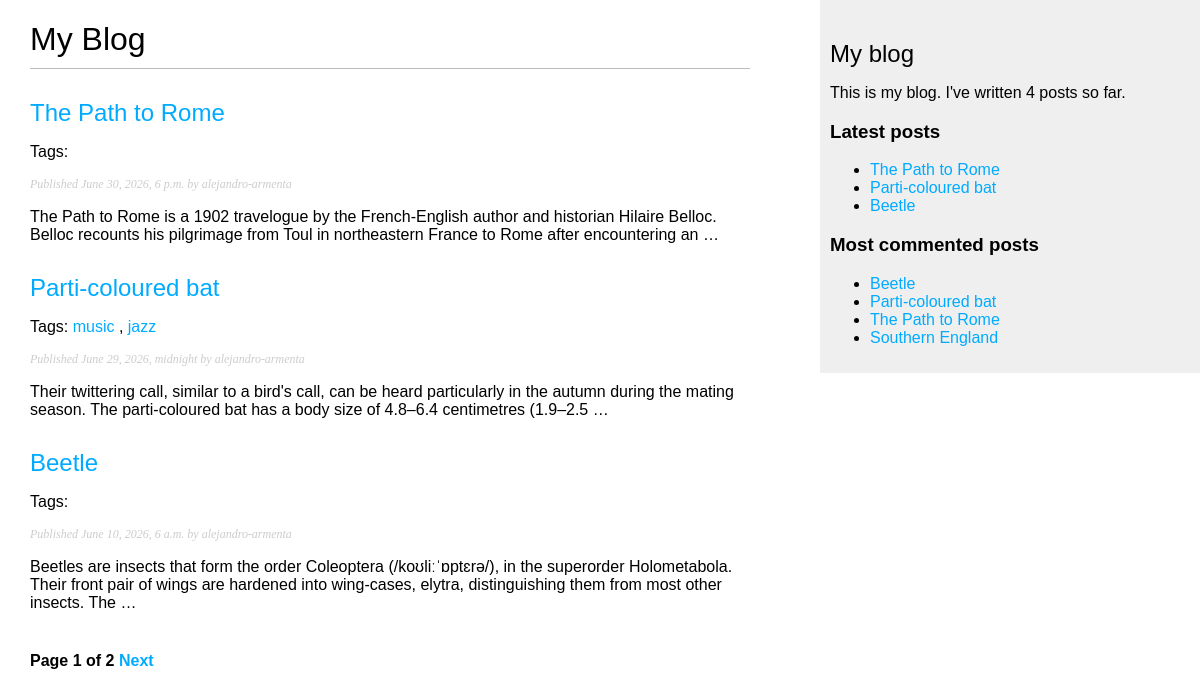
The page /blog/ on the database as committed earlier.
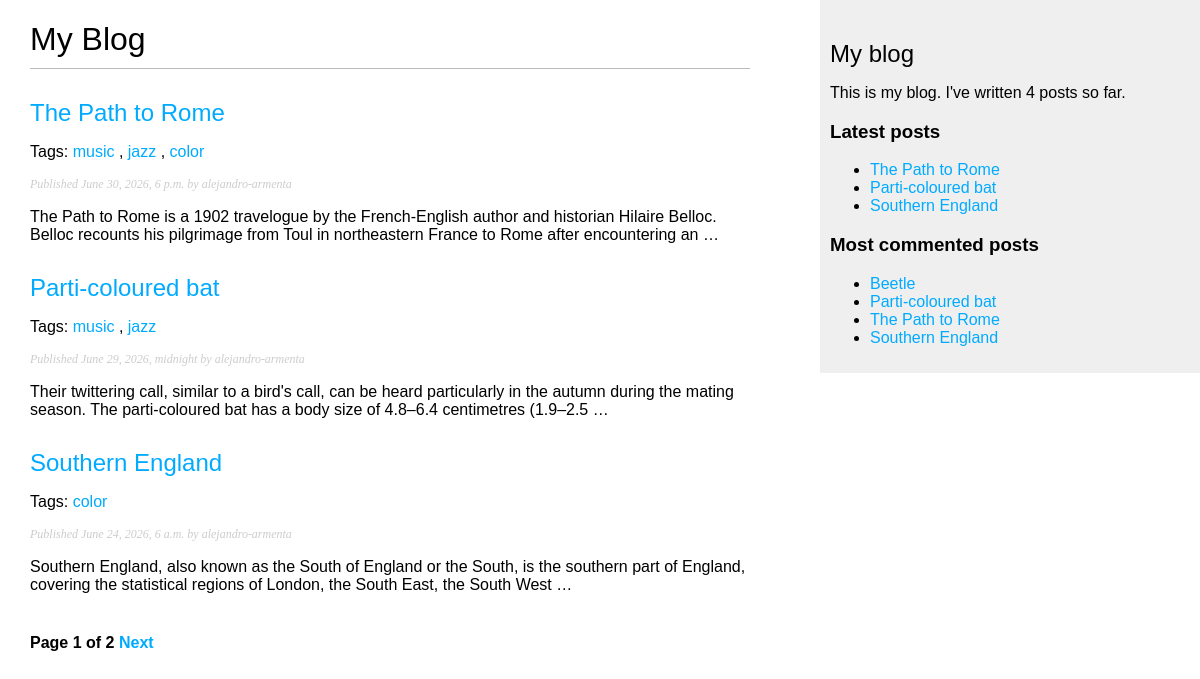
The same page on the database as committed later.
### blog/models.py (models this page shows, shortened)
class Post(models.Model):
    class Status(models.TextChoices):
        DRAFT = "DF", "Draft"
        PUBLISHED = "PB", "Published"
    title = models.CharField(max_length=250)
    slug = models.SlugField(max_length=250, unique_for_date="publish")
    author = models.ForeignKey(
        settings.AUTH_USER_MODEL, on_delete=models.CASCADE, related_name="blog_posts"
    )
    body = models.TextField()
    publish = models.DateTimeField(default=timezone.now)
    created = models.DateTimeField(auto_now_add=True)
    updated = models.DateTimeField(auto_now=True)
    status = models.CharField(max_length=2, choices=Status, default=Status.DRAFT)
    objects = models.Manager()
    published = PublishedManager()
    tags = TaggableManager()
    class Meta:
        ordering = ["-publish"]
        indexes = [models.Index(fields=["-publish"])]
    def get_absolute_url(self):
        return reverse(
            "blog:post_detail",
            args=[
                self.publish.year,
                self.publish.month,
                self.publish.day,
                self.slug,
            ],
        )

### blog/views.py (the view)
# urls.py: path("", views.post_list, name="post_list"),
def post_list(request, tag_slug=None):
    post_list = Post.published.all()
    tag = None
    if tag_slug:
        tag = get_object_or_404(
            Tag,
            slug=tag_slug,
        )
        post_list = post_list.filter(tags__in=[tag])
    paginator = Paginator(post_list, 3)
    number = request.GET.get("page", 1)
    try:
        posts = paginator.page(number)
    except PageNotAnInteger:
        posts = paginator.page(1)
    except EmptyPage:
        posts = paginator.page(paginator.num_pages)
    return render(request, "blog/post/list.html", {"posts": posts, "tag": tag})

### blog/models.py (called while the page is built)
    def get_queryset(self):
        return super().get_queryset().filter(status=Post.Status.PUBLISHED)

### blog/templatetags/blog_tags.py (called while the page is built)
@register.filter(name="markdown")
def markdown_format(text):
    return mark_safe(markdown.markdown(text))

@register.simple_tag
def total_posts():
    return Post.published.count()

@register.inclusion_tag("blog/post/latest_posts.html")
def show_latest_posts(count=5):
    latest_posts = Post.published.order_by("-publish")[:count]
    return {"latest_posts": latest_posts}

@register.simple_tag
def get_most_commented_posts(count=5):
    return Post.published.annotate(total_comments=Count("comments")).order_by(
        "-total_comments"
    )[:count]

### blog/templates/blog/post/list.html (shortened to what this page needs)
{% extends "blog/base.html" %}
{% load blog_tags %}
{% block content %}
    <h1>My Blog</h1>
    {% for post in posts %}
        <h2>
            <a href="{{ post.get_absolute_url }}">
                {{ post.title }}
            </a>
        </h2>
        <p class="tags">
            Tags:
            {% for tag in post.tags.all %}
                <a href="{% url 'blog:post_list_by_tag' tag.slug %}">
                    {{ tag.name }}
                </a>
                {% if not forloop.last %},{% endif %}
            {% endfor %}
        </p>
        <p class="date">
            Published {{ post.publish }} by {{ post.author }}
        </p>
        {{ post.body|markdown|truncatewords_html:30 }}
    {% endfor %}
    {% include "pagination.html" with page=posts %}
{% endblock %}

### blog/templates/blog/base.html (shortened to what this page needs)
{% load blog_tags %}
{% load static %}
<!doctype html>
<html>
<head>
    <link href="{% static 'css/blog.css'%}" rel="stylesheet">
</head>
<body>
    <div id="content">
        {% block content %}
        {% endblock %}
    </div>
    <div id="sidebar">
        <h2>My blog</h2>
        <p>
            This is my blog.
            I've written {% total_posts %} posts so far.
        </p>
        <h3>Latest posts</h3>
        {% show_latest_posts 3 %}
        <h3>Most commented posts</h3>
        {% get_most_commented_posts as ale %}
        <ul>
            {% for post in ale %}
                <li>
                    <a href="{{ post.get_absolute_url }}">{{ post.title }}</a>
                </li>
            {% endfor %}
        </ul>
    </div>
</body>
</html>

### blog/templates/blog/post/latest_posts.html
<ul>
    {% for post in latest_posts %}
        <li>
            <a href="{{ post.get_absolute_url }}">{{ post.title }}</a>
        </li>
    {% endfor %}
</ul>

Rows that differ between the two databases and show on the page:
no longer on one of the page's lists (row edited): Post: title "Beetle", publish "June 10, 2026, 6 a.m.", author "alejandro-armenta", body "Beetles are insects that form the order Coleoptera (/koʊliːˈɒptɛrə/), in the superorder Holometabola. Their front pair of wings are hardened into wing-cases, elytra, distinguishing them from most other insects. The …"
changed Post "The Path to Rome": gains Tag (name "music"); gains Tag (name "jazz")
added Tag: name "color"
now on one of the page's lists (row edited): Post: title "Southern England", publish "June 24, 2026, 6 a.m.", author "alejandro-armenta", body "Southern England, also known as the South of England or the South, is the southern part of England, covering the statistical regions of London, the South East, the South West …"
